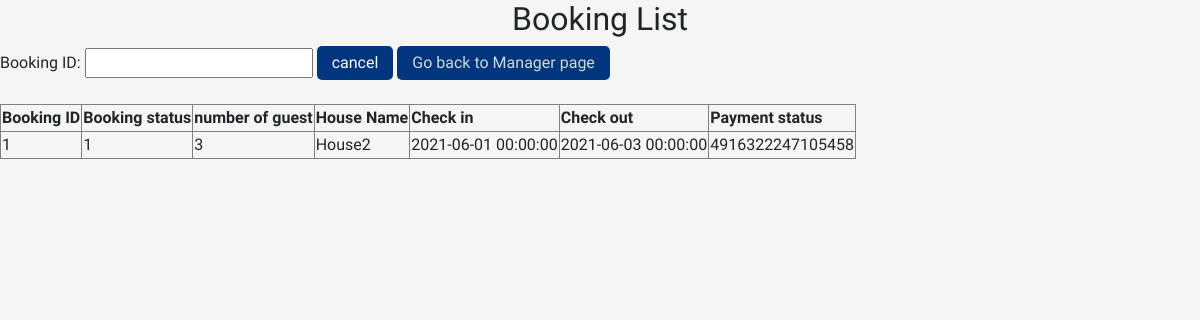
The page /Booking_list.php on the database as committed earlier.
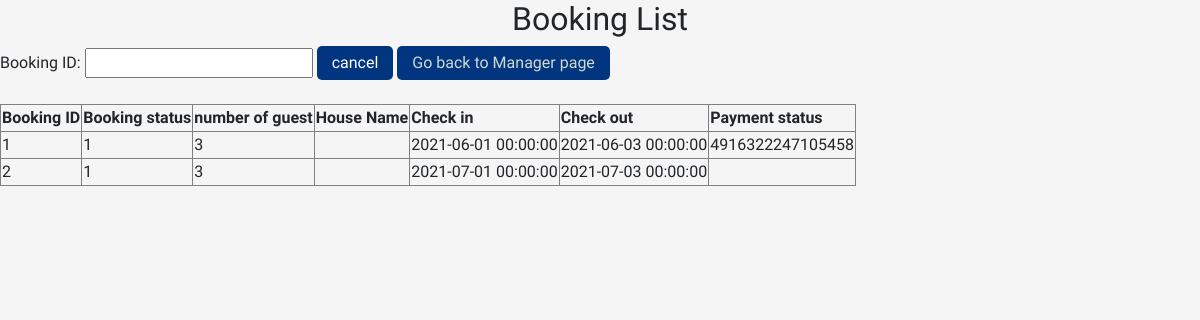
The same page on the database as committed later.
### tables this page shows
CREATE TABLE `Booking` (
  `booking_number` int(20) NOT NULL,
  `confirmed` tinyint(1) DEFAULT NULL,
  `booking_time` datetime NOT NULL,
  `num_guests` int(2) NOT NULL,
   `check_in` DATETIME NOT NULL,
  `check_out` DATETIME NOT NULL,
  `house_ID` int(4) DEFAULT NULL,
  `Customer_ID` int(4) DEFAULT NULL
);

CREATE TABLE `House` (
  `House_ID` int(4) NOT NULL,
  `title` varchar(225) NOT NULL,
  `address` varchar(225) NOT NULL,
  `city` varchar(225) NOT NULL,
  `price` decimal(6,2) NOT NULL,
  `max` int(4) NOT NULL,
  `num_room` int(2) NOT NULL,
  `num_bathroom` int(2) NOT NULL,
  `available` datetime NOT NULL,
  `garage` int(2) DEFAULT NULL,
  `image` varchar(255) DEFAULT 'img/house3.jpg',
  `smoking` tinyint(1) NOT NULL DEFAULT '0',
  `internet` tinyint(1) NOT NULL DEFAULT '0'
);

CREATE TABLE `Payment` (
  `Booking_number` int(4) NOT NULL,
  `cardNumber` varchar(20) NOT NULL,
  `Expiry` date DEFAULT NULL,
  `VerifyCode` varchar(3) DEFAULT NULL,
  `reviewLevel` varchar(1) DEFAULT NULL,
  `review` varchar(225) NOT NULL
);

### Booking_list.php (the view, shortened to what this page needs)
<!DOCTYPE html>
<html>
<link rel="stylesheet" href="https://stackpath.bootstrapcdn.com/bootstrap/4.5.0/css/bootstrap.min.css">
    <link rel="stylesheet" href="newstyles.css">
    <link rel="stylesheet" href="newstyles.css">
<body>
<center>
<h2> Booking List </h2>
</center>
    <form action ="" method = "post">
    Booking ID: <input type = "text" name= "booking_ID"/>
        <input type= "submit" name="cancel" value="cancel">
        <button><a href="Manager_page.php">Go back to Manager page</a></button>
    </form>
   <?php
echo "<link rel='stylesheet' type='text/css' href='newstyles.css'>";
include("db_conn.php");
$sql = "SELECT * FROM Booking";
$result = mysqli_query($conn, $sql);
if (mysqli_num_rows($result) > 0){
    echo "<table border = 1 >
    <tr>
    <th> Booking ID
    <th> Booking status
    <th> number of guest
    <th> House Name
    <th> Check in
    <th> Check out
    <th> Payment status
    </tr>";
  while($row = mysqli_fetch_assoc($result)) {
    $sql1 = "SELECT * FROM House WHERE House_ID = $row[house_ID]";
    $result1 = mysqli_query($conn, $sql1);
    $row1 = mysqli_fetch_assoc($result1);
    $sql1 = "SELECT cardNumber FROM Payment WHERE Booking_number = $row[booking_number]";
    $result1 = mysqli_query($conn, $sql1);
    $row2 = mysqli_fetch_assoc($result1);
    echo
    "<tr>
        <td>" . $row["booking_number"].
        " <td> " . $row["confirmed"].
        "<td> " . $row["num_guests"].
        "<td> " . $row1["Name"].
        "<td> " . $row["check_in"].
        "<td> " . $row["check_out"].
        "<td> " . $row2["cardNumber"].
    "</tr>";
  }
} else {
  echo "0 results";
}
?>
</body>
</html>

Rows that differ between the two databases and show on the page:
changed booking id 1: house_ID.Name "House2" → (not shown)
added booking: booking_number "2", confirmed "1", num_guests "3", check_in "2021-07-01 00:00:00", check_out "2021-07-03 00:00:00"
